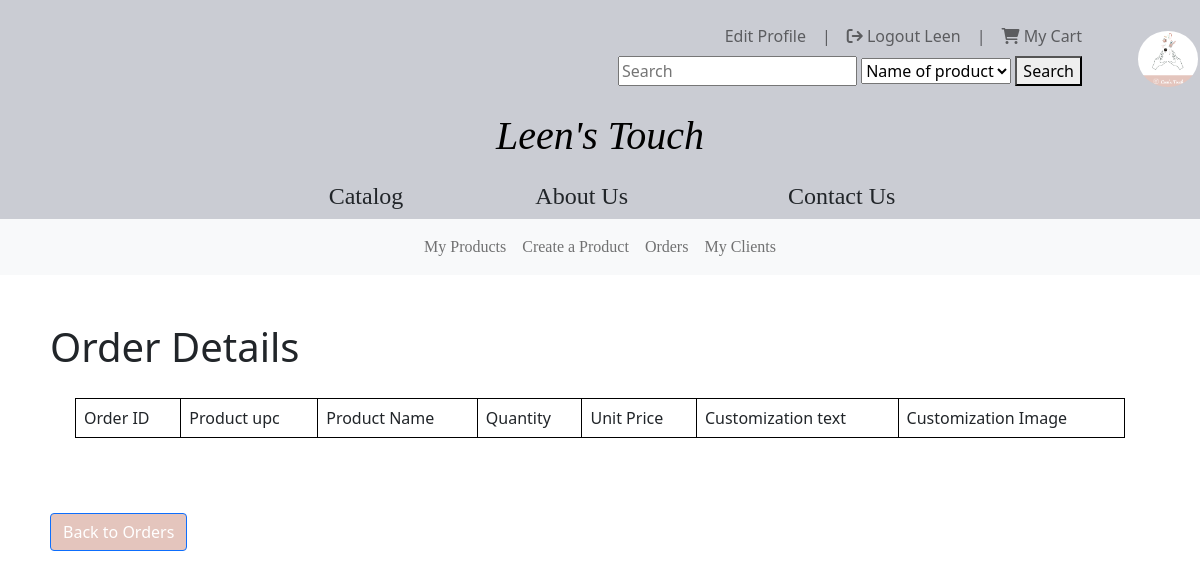
Page /Orders/getOrder/2 (signed in) on the earlier database version.
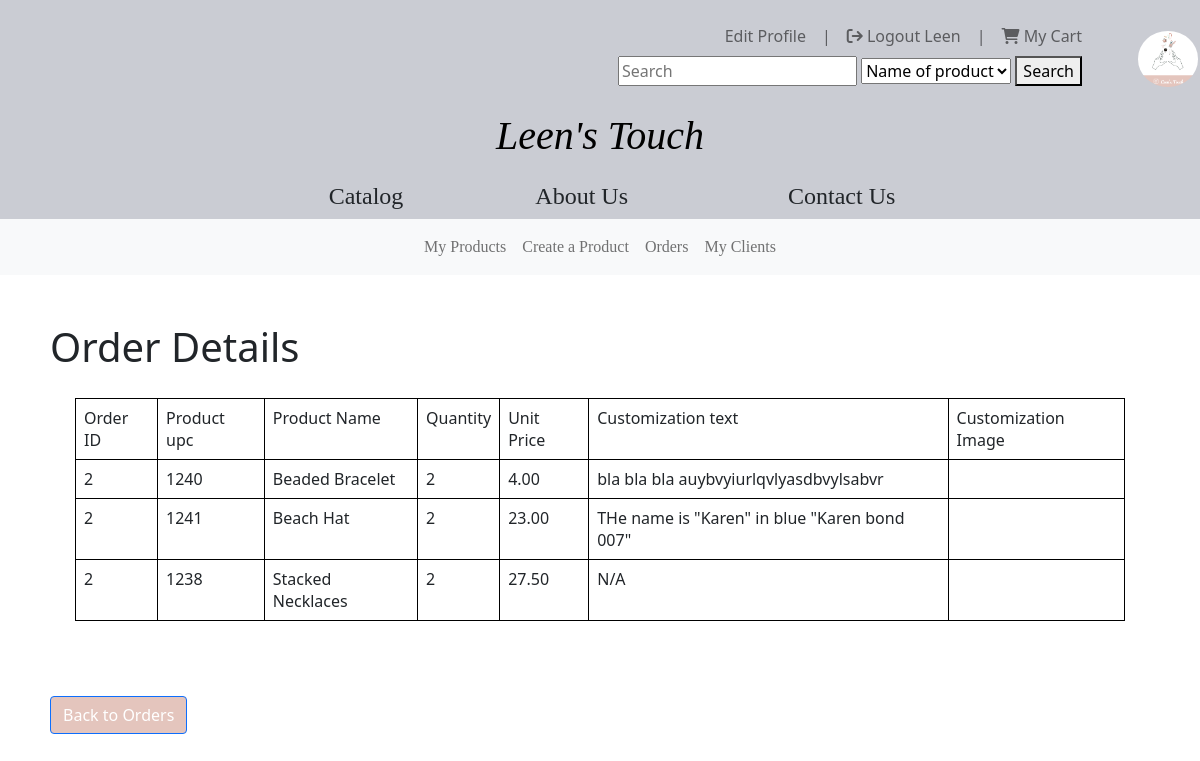
Same page on the later database version.
### tables this page shows
CREATE TABLE `order_details` (
  `order_details_id` int(11) NOT NULL,
  `order_id` int(7) NOT NULL,
  `upc` int(13) NOT NULL,
  `product_name` varchar(50) NOT NULL,
  `quantity` int(2) NOT NULL,
  `unit_price` double(10,2) NOT NULL,
  `custom_text` varchar(500) NOT NULL,
  `custom_image` varchar(100) DEFAULT NULL
);

### app/controllers/Orders.php (called while the page is built, shortened)
<?php
    class Orders extends Controller{
        public function __construct(){
            $this->orderModel = $this->model('orderModel');
        }
        public function getOrder($order_id){
            $order_details = $this->orderModel->getSingleOrder($order_id);
            $data = [
                "order_details" => $order_details,
                "order_id" => $order_id
            ];
            $this->view('Orders/getOrder', $data);
        }
    }
?>

### app/core/app.php (called while the page is built, shortened)
<?php
    class App{
        protected $currentMethod = 'index';
        public function __construct()
        {
            $url = $this->parseURL();
            if(file_exists('../app/controllers/'.$url[0].'.php')){
                unset($url[0]);
            }
            $this->currentController = new $this->currentController;
            if(isset($url[1])){
                if(method_exists($this->currentController, $url[1])){
                    $this->currentMethod = $url[1];
                    unset($url[1]);
                }
            }
            $this->params = $url ? array_values($url) : [];
            call_user_func_array([$this->currentController, $this->currentMethod], $this->params);
        }
        public function parseURL(){
            if(isset($_GET['url'])){
                $url = rtrim($_GET['url'], '/');
                $url = filter_var($url, FILTER_SANITIZE_URL);
                $url = explode('/',$url);
                return $url;
            }
        }
    }

### public/index.php (called while the page is built, shortened)
<?php
    $init = new App;
?>

### app/core/Model.php (called while the page is built, shortened)
<?php
class Model
{
    private $host = DB_HOST;
    private $user = DB_USER;
    private $pass = DB_PASS;
    private $dbname = DB_NAME;
    private $dbh;
    private $stmt;
    public function __construct()
    {
        $dsn = 'mysql:host=' . $this->host . ';dbname=' . $this->dbname;
        $options = array(
            PDO::ATTR_PERSISTENT => true,
            PDO::ATTR_ERRMODE => PDO::ERRMODE_EXCEPTION
        );
        try {
            $this->dbh = new PDO($dsn, $this->user, $this->pass, $options);
        } catch (PDOException $e) {
            $this->error = $e->getMessage();
            echo $this->error;
        }
    }
    public function query($sql)
    {
        $this->stmt = $this->dbh->prepare($sql);
    }
    public function bind($param, $value, $type = null)
    {
        if (is_null($type)) {
            switch (true) {
                default:
                    $type = PDO::PARAM_STR;
            }
        }
        $this->stmt->bindValue($param, $value, $type);
    }
    public function execute()
    {
        return $this->stmt->execute();
    }
    public function getResultSet(){
        $this->execute();
        return $this->stmt->fetchAll(PDO::FETCH_OBJ);
    }
}

### app/models/orderModel.php (called while the page is built, shortened)
<?php
    Class orderModel{
        public function __construct(){
            $this->db = new Model;
        }
        public function getSingleOrder($order_id){
            $this->db->query("SELECT * FROM order_details WHERE order_id =:order_id");
            $this->db->bind(':order_id', $order_id);
            return $this->db->getResultSet();
        }
    }
?>

### app/views/Orders/getOrder.php (the view)
<?php require APPROOT . '/views/includes/header.php';
?>
<nav class="navbar navbar-expand-lg navbar-light bg-light">
  <div class="collapse navbar-collapse" id="mynavbar">
    <ul style="margin: auto; text-align: center; font-family:'Constantia-Regular';" class="navbar-nav ">
      <li class="nav-item">
        <a class="nav-link" href="/LeensTouch/AdminProducts/getProducts">My Products</a>
      </li>
      <li class="nav-item">
        <a class="nav-link" href="/LeensTouch/AdminProducts/createProduct">Create a Product</a>
      </li>
      <li class="nav-item">
        <a class="nav-link" href="/LeensTouch/Orders/getOrders">Orders</a>
      </li>
      <li class="nav-item">
        <a class="nav-link" href="/LeensTouch/User/getUsers">My Clients</a>
      </li>
    </ul>
  </div>
</nav>
<br><br>
<div class="title" style="margin-left: 50px; float: left;">
  <h1>Order Details</h1>
</div>
<div class="details" style="margin: 75px;">
  <table  class="table table-bordered" style="border: 1px solid black;">
    <tr>
      <td>Order ID</td>
      <td>Product upc</td>
      <td>Product Name</td>
      <td>Quantity</td>
      <td>Unit Price</td>
      <td>Customization text</td>
      <td>Customization Image</td>
    </tr>
    <?php
      foreach($data["order_details"] as $order_details=>$d){
        echo"<tr>";
        echo"<td>$d->order_id</td>";
        echo"<td>$d->upc</td>";
        echo"<td>$d->product_name</td>";
        echo"<td>$d->quantity</td>";
        echo"<td>$d->unit_price</td>";
        echo"<td>$d->custom_text</td>";
        echo"<td>$d->custom_image</td>";
        echo"</tr>";
      }
    ?>
  </table>
</div>
  <form>
    <button id='Back' name='Back' class='btn btn-primary' style="background-color: #e4c5bd; margin-left: 50px;"> <a href='/LeensTouch/Orders/getOrders' style='text-decoration: none; color: white;'>Back to Orders </a></button>
  </form>
<?php require APPROOT . '/views/includes/footer.php'; ?>

Differences in the rows shown:
added order_details: order "2", upc "1240", product_name "Beaded Bracelet", quantity "2", unit_price "4.00", custom_text "bla bla bla auybvyiurlqvlyasdbvylsabvr"
added order_details: order "2", upc "1241", product_name "Beach Hat", quantity "2", unit_price "23.00", custom_text "THe name is \"Karen\" in blue \"Karen bond 007\""
added order_details: order "2", upc "1238", product_name "Stacked Necklaces", quantity "2", unit_price "27.50", custom_text "N/A"
